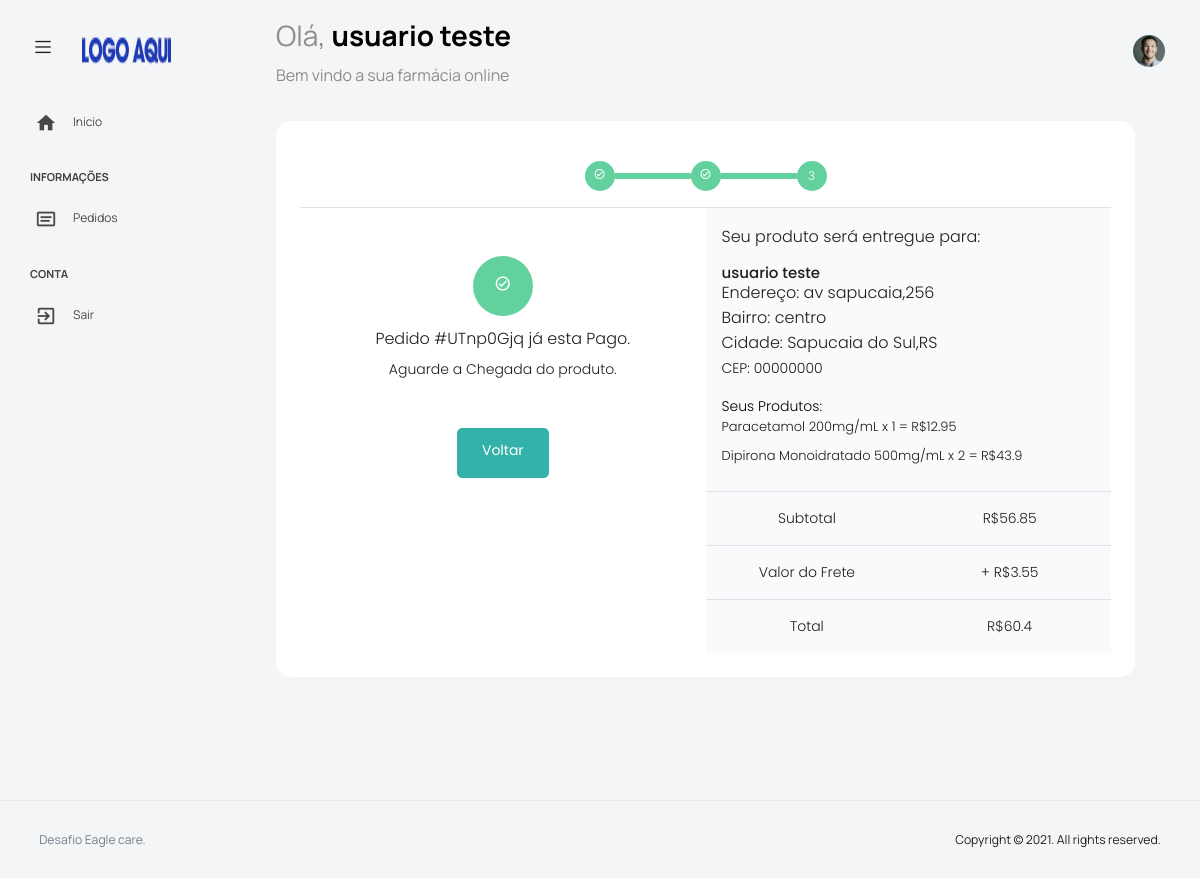
Screenshot of /pagamento.php?&ordem=UTnp0Gjq (signed in) with the database file from the repository.
### tables this page shows
CREATE TABLE `painel_usuarios` (
  `id` int NOT NULL,
  `nome` text NOT NULL,
  `email` text NOT NULL,
  `senha` text NOT NULL,
  `logradouro` text NOT NULL,
  `cep` text NOT NULL,
  `bairro` text NOT NULL,
  `uf` text NOT NULL,
  `cidade` text NOT NULL
);

CREATE TABLE `painel_pedidos` (
  `id` int NOT NULL,
  `produto` text NOT NULL,
  `quantidade` float NOT NULL,
  `ordem` text NOT NULL,
  `email` text NOT NULL,
  `total` float NOT NULL,
  `metodo` tinyint(1) NOT NULL DEFAULT '0',
  `data` datetime NOT NULL,
  `pago` tinyint(1) NOT NULL DEFAULT '0',
  `frete` float NOT NULL
);

CREATE TABLE `painel_remedios` (
  `id` int NOT NULL,
  `nome` text NOT NULL,
  `quantidade` text NOT NULL,
  `laboratorio` text NOT NULL,
  `valor` text NOT NULL,
  `img` text NOT NULL,
  `tipo` text NOT NULL
);

### painel.php (called while the page is built, shortened)
<?php
require_once("config.php");
function checar_sessao(){
return true;
}
$painel_usuario = $conexao->prepare('SELECT * FROM painel_usuarios WHERE email=:email ');
$painel_usuario->bindParam(':email', $_SESSION['email'], PDO::PARAM_STR);
$painel_usuario->execute();
$u = $painel_usuario->fetch(PDO::FETCH_ASSOC);
$cliente_nome = $u['nome'];
$cliente_logradouro = $u['logradouro'];
$cliente_cep = $u['cep'];
$cliente_uf = $u['uf'];
$cliente_bairro = $u['bairro'];
$cliente_cidade = $u['cidade'];
$frete = "3.55";
function conv_soma($valor){
    $soma_total = round($valor, 2);
    return $soma_total;
}
function pedido_subtotal($ordem){
GLOBAL $conexao;
$sql = "SELECT SUM(total) as soma FROM painel_pedidos WHERE ordem = :ordem";
$sql = $conexao->prepare($sql);
$sql->bindValue(':ordem',$ordem);
$sql->execute();
$row = $sql->fetch();
$soma = conv_soma($row['soma']);
return $soma;
}
function pedido_total($ordem){
GLOBAL $conexao, $frete;
$sql = "SELECT SUM(total) as soma FROM painel_pedidos WHERE ordem = :ordem";
$sql = $conexao->prepare($sql);
$sql->bindValue(':ordem',$ordem);
$sql->execute();
$row = $sql->fetch();
$soma = conv_soma($row['soma']);
return $soma + $frete;
}
function produto_nome($id){
GLOBAL $conexao;
$remedio = $conexao->prepare('SELECT nome FROM painel_remedios WHERE id = :id');
$remedio->bindParam(':id', $id, PDO::PARAM_STR);
$remedio->execute();
$resultado = $remedio->fetch(PDO::FETCH_ASSOC);
return $resultado['nome'];
}
function produto_quantidade($id){
GLOBAL $conexao;
$remedio = $conexao->prepare('SELECT quantidade FROM painel_remedios WHERE id = :id');
$remedio->bindParam(':id', $id, PDO::PARAM_STR);
$remedio->execute();
$resultado = $remedio->fetch(PDO::FETCH_ASSOC);
return $resultado['quantidade'];
}
function produto_status($id){
GLOBAL $conexao;
$remedio = $conexao->prepare('SELECT pago FROM painel_pedidos WHERE ordem = :id');
$remedio->bindParam(':id', $id, PDO::PARAM_STR);
$remedio->execute();
$resultado = $remedio->fetch(PDO::FETCH_ASSOC);
return $resultado['pago'];
}

### pagamento.php (the view, shortened to what this page needs)
<?php
require_once 'painel.php';
if(checar_sessao()){
 require 'head.php';
if (isset($_GET['ordem'])) {
$ordem = $_GET['ordem'];
}
?>
      <div class="main-panel">
        <div class="content-wrapper">
          <div class="row">
            <div class="row flex-grow">
             <div class="col-12 grid-margin stretch-card">
               <div class="card card-rounded">
                  <div class="card-body">
                <div class="d-flex justify-content-center border-bottom">
                    <div class="p-3">
                        <div class="progresses">
                            <div class="steps"> <span><i class="mdi mdi-check-circle-outline"></i></span> </div> <span class="line"></span>
                            <div class="steps"> <span><i class="mdi mdi-check-circle-outline"></i></i></span> </div> <span class="line"></span>
                            <div class="steps"> <span class="font-weight-bold">3</span> </div>
                        </div>
                    </div>
                </div>
                <?php if (produto_status($ordem) == 0) { ?>
                <div class="row g-0">
                    <div class="col-md-6 border-right p-5">
                        <div class="text-center order-details">
                            <div class="d-flex justify-content-center mb-5 flex-column align-items-center"> <span class="check1"><i class="mdi mdi-check-circle-outline"></i></span> <span class="font-weight-bold">Pedido #<?=$ordem?> foi Confirmado.</span> <small class="mt-2">Agora basta realizar o pagamento:</small> <a class="text-decoration-none invoice-link">Selecione a Forma de Pagamento:</a></div>
                            <form action="pagar-agora.php" method="POST">
          <input type="text" name="ordem" value="<?=$ordem?>" style="display: none;">
  <input type="radio" class="btn-check" name="metodo" value="1" id="option1" autocomplete="off">
<label class="btn btn-secondary" for="option1">PIX</label>
<input type="radio" class="btn-check" name="metodo" value="3" id="option2" autocomplete="off">
<label class="btn btn-secondary" for="option2">Débito/Crédito</label>
<input type="radio" class="btn-check" name="metodo" value="2" id="option3" autocomplete="off">
<label class="btn btn-secondary" for="option3">Boleto</label>
<br>
<br>
 <button type="submit" class="btn btn-success btn-block order-button">Pagar Agora</button>
 </form>
                        </div>
                    </div>
                    <?php } elseif (produto_status($ordem) == 1) { ?>
             <div class="row g-0">
                    <div class="col-md-6 border-right p-5">
                        <div class="text-center order-details">
                            <div class="d-flex justify-content-center mb-5 flex-column align-items-center"> <span class="check1"><i class="mdi mdi-check-circle-outline"></i></span> <span class="font-weight-bold">Pedido #<?=$ordem?> já esta Pago.</span> <small class="mt-2">Aguarde a Chegada do produto.</small></div>
                             <a href="pedidos.php" class="btn btn-success btn-block order-button">Voltar</a>
                        </div>
                    </div>
                   <?php } ?>
                    <div class="col-md-6 background-muted">
                        <div class="p-3 border-bottom">
                            <div class="d-flex justify-content-between align-items-center"> <span>Seu produto será entregue para:</span></div>
                            <div class="mt-3">
                                <h6 class="mb-0"><?=$cliente_nome?></h6> <span class="d-block mb-0">Endereço: <?=$cliente_logradouro?> <br> Bairro: <?=$cliente_bairro?> <br> Cidade: <?=$cliente_cidade .','. $cliente_uf?></span> <small>CEP: <?=$cliente_cep?></small>
                                <div class="d-flex flex-column mt-3"> <small></div>
                                <div class="d-flex justify-content-between align-items-center"> <span style="color: black;">Seus Produtos:</span></div>
                                <?php
                                $pedido = $conexao->prepare("SELECT produto,quantidade,total FROM painel_pedidos WHERE ordem=:ordem");
                               $pedido->bindParam(':ordem', $ordem, PDO::PARAM_STR);
                               $pedido->execute();
                               $rwo = $pedido->fetchAll(PDO::FETCH_ASSOC);
                               foreach ($rwo as $go) { ?>
                                <p><?=produto_nome($go['produto'])?> <?=produto_quantidade($go['produto'])?> x <?=$go['quantidade']?> = R$<?=$go['total']?></p>
                               <?php }?>
                            </div>
                        </div>
                        <div class="row g-0 border-bottom">
                            <div class="col-md-6">
                                <div class="p-3 d-flex justify-content-center align-items-center"> <span>Subtotal</span> </div>
                            </div>
                            <div class="col-md-6">
                                <div class="p-3 d-flex justify-content-center align-items-center"> <span>R$<?=pedido_subtotal($ordem)?></span> </div>
                            </div>
                        </div>
                        <div class="row g-0 border-bottom">
                            <div class="col-md-6">
                                <div class="p-3 d-flex justify-content-center align-items-center"> <span>Valor do Frete</span></div>
                            </div>
                            <div class="col-md-6">
                           <div class="p-3 d-flex justify-content-center align-items-center"> <span>+ R$<?=$frete?></span> </div>
                           </div>
                        </div>
                        <div class="row g-0">
                            <div class="col-md-6">
                                <div class="p-3 d-flex justify-content-center align-items-center"> <span class="font-weight-bold">Total</span> </div>
                            </div>
                            <div class="col-md-6">
                                <div class="p-3 d-flex justify-content-center align-items-center"> <span class="font-weight-bold">R$<?=pedido_total($ordem)?></span> </div>
                            </div>
                            </div>
                          </div>
                        </div>
                      </div>
                    </div>
                  </div>
                </div>
              </div>
            </div>
          </div>
        </div>
        <footer class="footer">
          <div class="d-sm-flex justify-content-center justify-content-sm-between">
            <span class="text-muted text-center text-sm-left d-block d-sm-inline-block">Desafio Eagle care.</span>
            <span class="float-none float-sm-right d-block mt-1 mt-sm-0 text-center">Copyright © 2021. All rights reserved.</span>
          </div>
        </footer>
      </div>
</body>
</html>
<?php }else{
$_SESSION['msg'] = '<div class="alert alert-warning" role="alert">
  Sua sessão expirou!
</div>';
echo '<script>window.location.replace("login.php")</script>';
}

### head.php (shortened to what this page needs)
<!DOCTYPE html>
<html lang="pt-br">
<head>
  <link rel="stylesheet" href="vendors/feather/feather.css">
  <link rel="stylesheet" href="vendors/mdi/css/materialdesignicons.min.css">
  <link rel="stylesheet" href="vendors/ti-icons/css/themify-icons.css">
  <link rel="stylesheet" href="vendors/typicons/typicons.css">
  <link rel="stylesheet" href="vendors/simple-line-icons/css/simple-line-icons.css">
  <link rel="stylesheet" href="vendors/css/vendor.bundle.base.css">
  <link rel="stylesheet" href="vendors/datatables.net-bs4/dataTables.bootstrap4.css">
  <link rel="stylesheet" href="js/select.dataTables.min.css">
  <link rel="stylesheet" href="css/vertical-layout-light/style.css">
</head>
<body>
  <div class="container-scroller">
    <nav class="navbar default-layout col-lg-12 col-12 p-0 fixed-top d-flex align-items-top flex-row">
      <div class="text-center navbar-brand-wrapper d-flex align-items-center justify-content-start">
        <div class="me-3">
          <button class="navbar-toggler navbar-toggler align-self-center" type="button" data-bs-toggle="minimize">
            <span class="icon-menu"></span>
          </button>
        </div>
        <div>
          <a class="navbar-brand brand-logo" href="dashboard.php">
            <img src="images/logo.png" alt="logo" />
          </a>
        </div>
      </div>
      <div class="navbar-menu-wrapper d-flex align-items-top">
        <ul class="navbar-nav">
          <li class="nav-item font-weight-semibold d-none d-lg-block ms-0">
            <h1 class="welcome-text">Olá, <span class="text-black fw-bold"> <?=$cliente_nome?></span></h1>
            <h3 class="welcome-sub-text">Bem vindo a sua farmácia online </h3>
          </li>
        </ul>
        <ul class="navbar-nav ms-auto">
          <li class="nav-item dropdown d-none d-lg-block user-dropdown">
            <a class="nav-link" id="UserDropdown" href="#" data-bs-toggle="dropdown" aria-expanded="false">
              <img class="img-xs rounded-circle" src="images/faces/face8.jpg" alt="Profile image"> </a>
          </li>
        </ul>
      </div>
    </nav>
    <div class="container-fluid page-body-wrapper">
      <nav class="sidebar sidebar-offcanvas" id="sidebar">
        <ul class="nav">
          <li class="nav-item">
            <a class="nav-link" href="dashboard.php">
              <i class="mdi mdi-home menu-icon"></i>
              <span class="menu-title">Inicio</span>
            </a>
          </li>
          <li class="nav-item nav-category">Informações</li>
          <li class="nav-item">
            <a class="nav-link" href="pedidos.php">
              <i class="menu-icon mdi mdi-card-text-outline"></i>
              <span class="menu-title">Pedidos</span>
            </a>
          </li>
          <li class="nav-item nav-category">Conta</li>
          <li class="nav-item">
            <a class="nav-link" href="sair.php">
              <i class="menu-icon mdi mdi-exit-to-app"></i>
              <span class="menu-title">Sair</span>
            </a>
          </li>
        </ul>
      </nav>

### pagamento.php (style rules this page uses)
body { background-color: #eee; font-family: "Poppins", sans-serif; font-weight: 300 }
.progresses { display: flex; align-items: center }
.line { width: 76px; height: 6px; background: #63d19e }
.steps { display: flex; background-color: #63d19e; color: #fff; font-size: 12px; width: 30px; height: 30px; align-items: center; justify-content: center; border-radius: 50% }
.check1 { display: flex; background-color: #63d19e; color: #fff; font-size: 17px; width: 60px; height: 60px; align-items: center; justify-content: center; border-radius: 50%; margin-bottom: 10px }
.order-button { height: 50px }
.background-muted { background-color: #fafafc }

### rows the page displays
painel_usuarios: nome "usuario teste", logradouro "av sapucaia,256", bairro "centro", cidade "Sapucaia do Sul", uf "RS", cep "00000000"
painel_pedidos: produto.nome "Paracetamol", produto.quantidade "200mg/mL", quantidade "1", total "12.95"
painel_pedidos: produto.nome "Dipirona Monoidratado", produto.quantidade "500mg/mL", quantidade "2", total "43.9"

### other values shown
$ordem "UTnp0Gjq"
pedido_subtotal($ordem) "56.85"
$frete "3.55"
pedido_total($ordem) "60.4"
